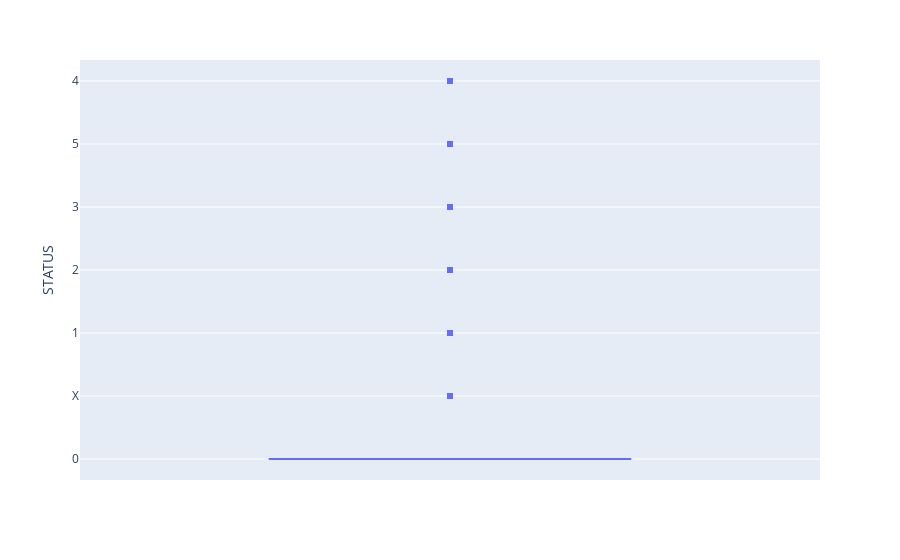

The code cell stored with this chart in its notebook:
### Code cell
import plotly.express as px
#data['STATUS'].describe()
fig = px.box(df, y=("STATUS"))
fig.show()

### Figure 1 — Plotly figure (JSON) as saved in the notebook; plotly's stock layout.template omitted (floating-point values rounded to 4 significant figures; data arrays with more than 128 entries replaced by an {"elided": "..."} marker saying what was removed)
{"data": [{"alignmentgroup": "True", "hovertemplate": "STATUS=%{y}<extra></extra>", "legendgroup": "", "marker": {"color": "#636efa"}, "name": "", "notched": false, "offsetgroup": "", "orientation": "v", "showlegend": false, "type": "box", "x0": " ", "xaxis": "x", "y": {"elided": "28333 str values"}, "y0": " ", "yaxis": "y"}], "layout": {"boxmode": "group", "legend": {"tracegroupgap": 0}, "margin": {"t": 60}, "xaxis": {"anchor": "y", "domain": [0, 1]}, "yaxis": {"anchor": "x", "domain": [0, 1], "title": {"text": "STATUS"}}}}
